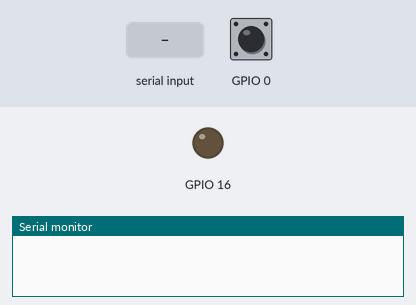
Bench run of a sketch on a simulated ESP8266 (NodeMCU). Shown: output pins drawn as LEDs (lit = HIGH), the last lines printed to the serial monitor. Dashed ring = blinking. Inputs (shaded band) come from the test bench; at power-on: GPIO 0 HIGH.

Above: at 1.2 s.
1.3 s: GPIO 0 driven LOW
At 2.5 s:
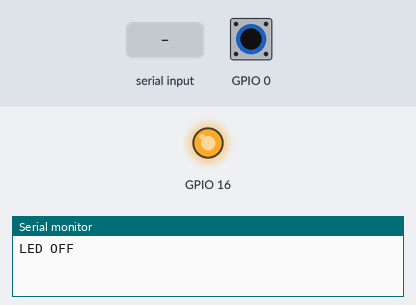
2.8 s: "LED ON" received over Serial
At 4.7 s:
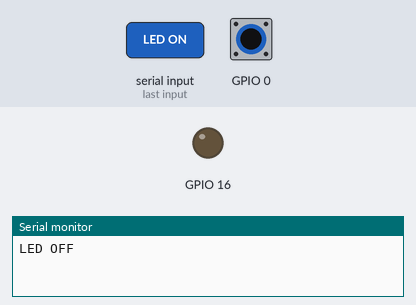
5.3 s: "LED OFF" received over Serial
At 7.5 s:
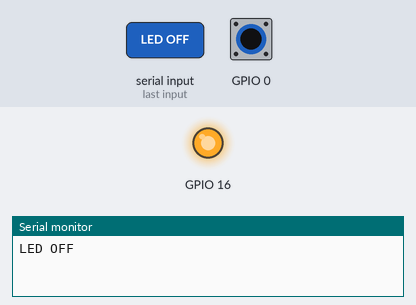
7.8 s: GPIO 0 pulsed HIGH 5 times (0.12 s each, 0.3 s apart)
At 9.4 s:
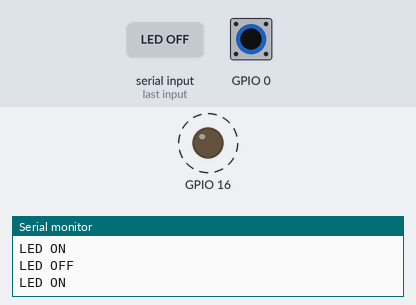
Timing chart, 0 to 10.9 s (numbered marks = the images above; inputs shaded):
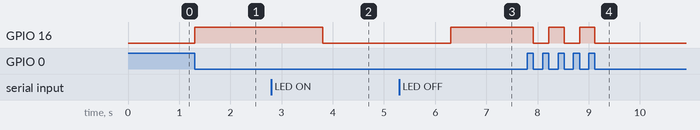

Measured:
- after the input at 1.3 s, GPIO 16: LOW → HIGH at once
- after the input at 2.8 s, GPIO 16: HIGH → LOW after 1.0 s
- after the input at 5.3 s, GPIO 16: LOW → HIGH after 1.0 s
- after the input at 7.8 s, GPIO 16: alternates HIGH for 0.30 s and LOW for 0.30 s, 5 changes in all, then stays LOW, starting after 0.12 s

The sketch:

bt_2.ino
```cpp
#include <ESP8266WiFi.h>
void ICACHE_RAM_ATTR daotrangthai();
void setup() {
  pinMode(0, INPUT);
  pinMode(16, OUTPUT);
  attachInterrupt(digitalPinToInterrupt(0),daotrangthai,FALLING);
  Serial.begin(9600);
}

void loop() {
  if (Serial.available() > 0)
  {
    String data;
    data = Serial.readString();
    if (data == "LED ON") digitalWrite(16, LOW);
    else if (data == "LED OFF") digitalWrite(16, HIGH);
  }
}
void daotrangthai() {
  if(digitalRead(0)==0)
  {
    if(digitalRead(16)==0)
    {
      digitalWrite(16,HIGH);
      Serial.println("LED OFF");
    }
    else
    {
      digitalWrite(16,LOW);
      Serial.println("LED ON");
    }
  }
}
```
